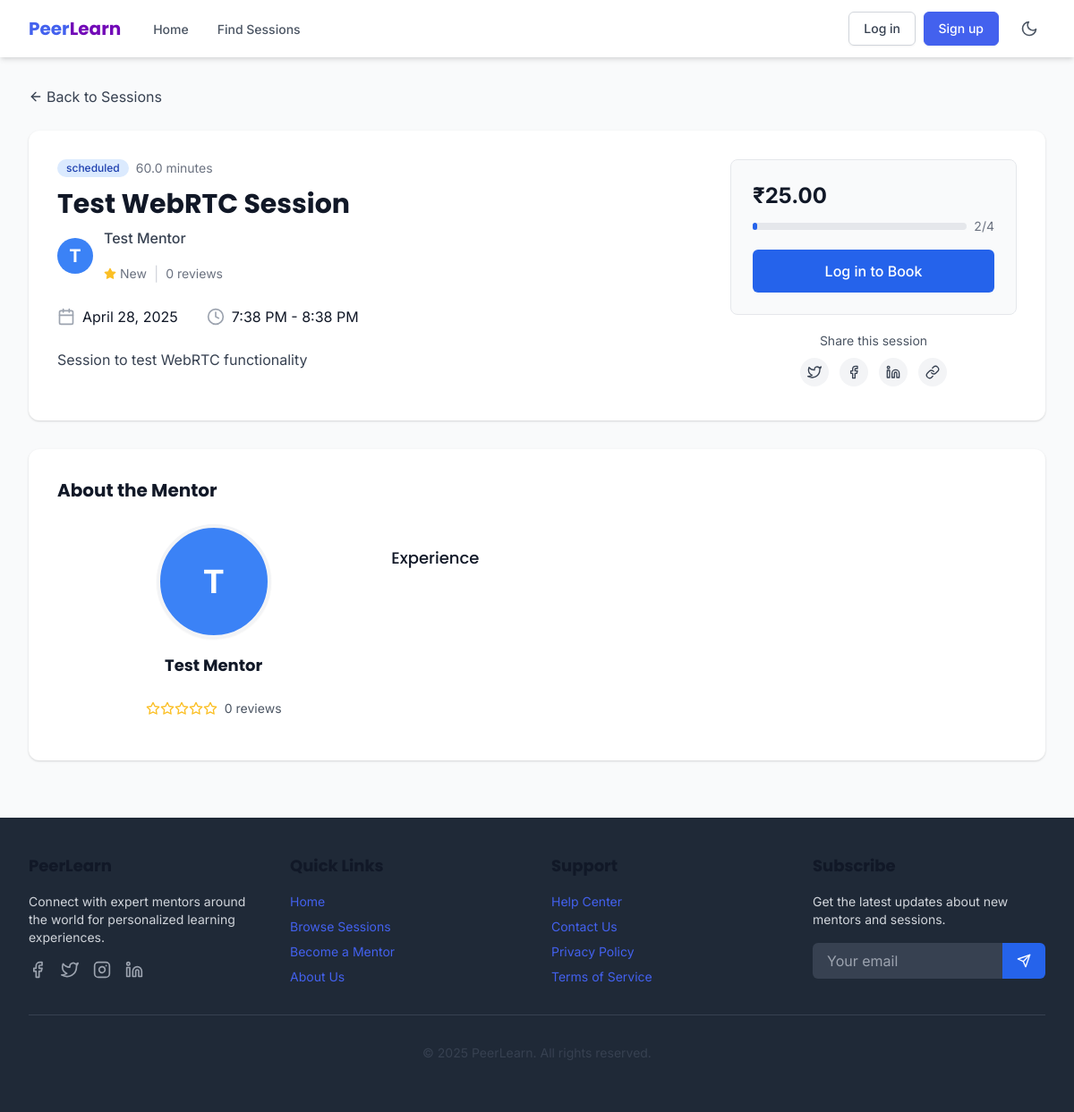
/sessions/4/, run on an earlier commit of the app's database.
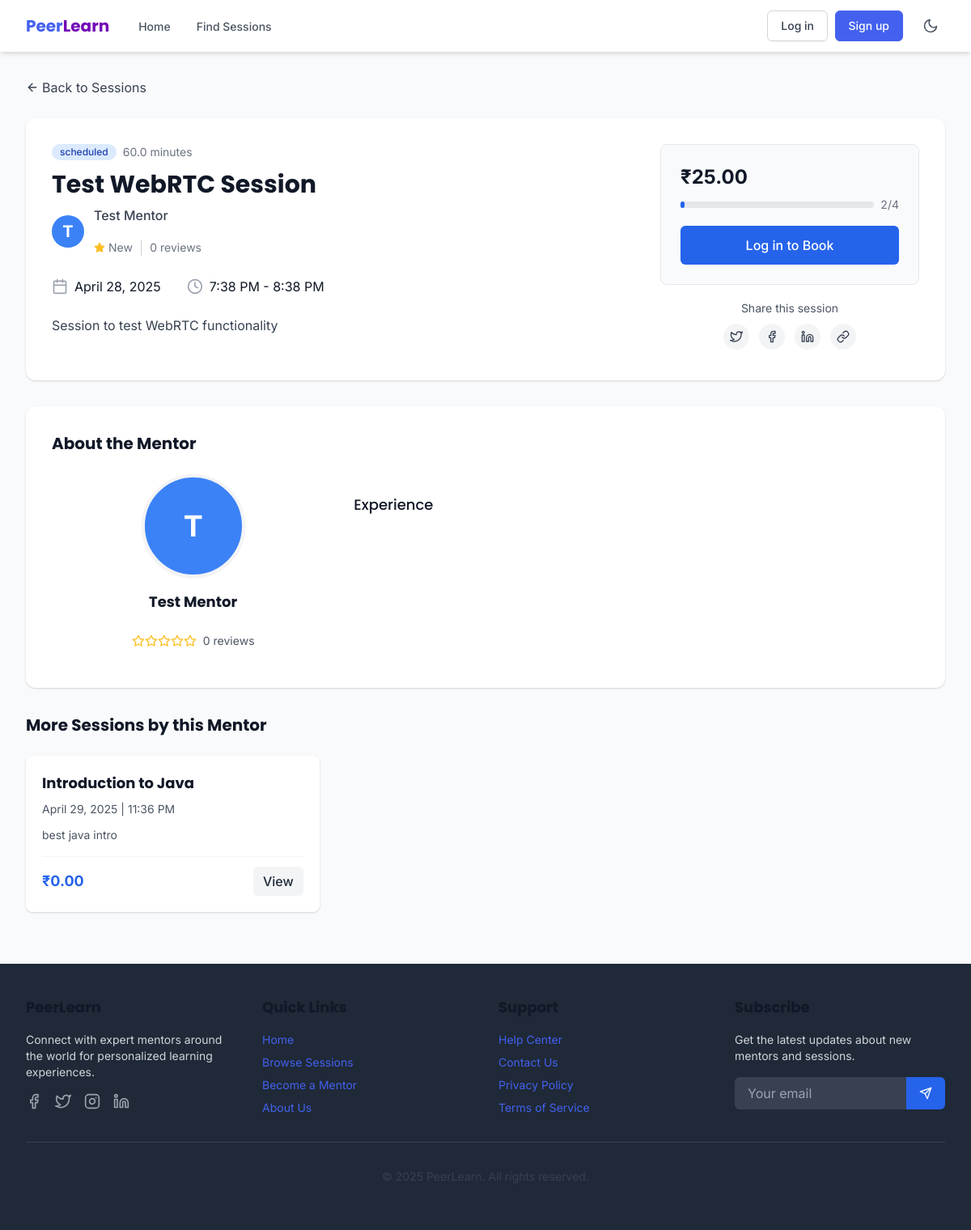
And on a later commit of the database.
### learning_sessions/models.py (models this page shows, shortened)
class Session(models.Model):
    STATUS_CHOICES = (
        ('scheduled', _('Scheduled')),
        ('in_progress', _('In Progress')),
        ('completed', _('Completed')),
        ('cancelled', _('Cancelled')),
    )
    mentor = models.ForeignKey(MentorProfile, on_delete=models.CASCADE, related_name='sessions')
    title = models.CharField(_('title'), max_length=255)
    description = models.TextField(_('description'))
    topics_to_cover = models.TextField(_('topics to cover'), blank=True, help_text=_("List of topics that will be covered in this session"))
    start_time = models.DateTimeField(_('start time'))
    end_time = models.DateTimeField(_('end time'))
    price = models.DecimalField(_('price'), max_digits=10, decimal_places=2)
    max_participants = models.PositiveIntegerField(_('maximum participants'), default=1)
    current_participants = models.PositiveIntegerField(_('current participants'), default=0)
    status = models.CharField(_('status'), max_length=20, choices=STATUS_CHOICES, default='scheduled')
    tags = models.CharField(_('tags'), max_length=255, blank=True, help_text=_("Comma-separated tags"))
    thumbnail = models.ImageField(_('thumbnail'), upload_to='session_thumbnails/', blank=True, null=True)
    created_at = models.DateTimeField(auto_now_add=True)
    updated_at = models.DateTimeField(auto_now=True)
    class Meta:
        ordering = ['start_time']
        indexes = [
            models.Index(fields=['start_time']),
            models.Index(fields=['status']),
        ]
    @property
    def duration_minutes(self):
        delta = self.end_time - self.start_time
        return delta.total_seconds() / 60

### learning_sessions/views.py (the view)
# urls.py: path('<int:session_id>/', views.session_detail, name='session_detail'),
def session_detail(request, session_id):
    session = get_object_or_404(Session, id=session_id, mentor__is_approved=True)
    user_booking = None
    if request.user.is_authenticated:
        try:
            user_booking = Booking.objects.get(session=session, learner=request.user)
        except Booking.DoesNotExist:
            pass
    try:
        if request.user.is_authenticated and request.user.role == 'learner':
            from .ml_recommendations import get_content_based_recommendations
            related_sessions = get_content_based_recommendations(request.user, limit=3)
            related_sessions = [s for s in related_sessions if s.id != session.id][:3]
        else:
            raise Exception("User not authenticated as learner, using fallback")
    except Exception as e:
        print(f"Session detail recommendation error: {str(e)}")
        related_sessions = Session.objects.filter(
            tags__icontains=session.tags.split(',')[0] if session.tags else '',
            start_time__gt=timezone.now(),
            mentor__is_approved=True
        ).exclude(id=session.id).order_by('start_time')[:3]
    is_mentor = request.user.is_authenticated and request.user.role == 'mentor' and session.mentor.user == request.user
    is_booked = user_booking is not None
    context = {
        'session': session,
        'user_booking': user_booking,
        'is_booked': is_booked,
        'is_mentor': is_mentor,
        'related_sessions': related_sessions,
        'booking_form': BookingForm(),
        'now': timezone.now(),  # Pass current time for countdown
    }
    return render(request, 'sessions/session_detail.html', context)

### learning_sessions/forms.py
class BookingForm(forms.ModelForm):
    coupon_code = forms.CharField(
        required=False,
        widget=forms.TextInput(attrs={
            'class': 'w-full px-4 py-2 rounded-lg border border-gray-300',
            'placeholder': _('Coupon Code')
        })
    )
    class Meta:
        model = Booking
        fields = []  # No fields from model needed, session and learner will be set in view

### users/models.py (called while the page is built)
    def get_full_name(self):
        return f"{self.first_name} {self.last_name}".strip() or self.email

### templates/sessions/session_detail.html (shortened to what the changed rows need)
{% extends 'base.html' %}
{% load i18n %}
{% load static %}
{% block content %}
<div class="bg-gray-50 min-h-screen py-8">
    <div class="max-w-7xl mx-auto px-4 sm:px-6 lg:px-8">
        <div class="bg-white shadow rounded-xl overflow-hidden mb-8">
            <div class="p-6 md:p-8">
                <div class="flex flex-col md:flex-row md:items-start md:justify-between">
                    <div class="flex-grow mb-6 md:mb-0 md:mr-8">
                        <h1 class="text-2xl md:text-3xl font-bold text-gray-900 mb-2">{{ session.title }}</h1>
                    </div>
                </div>
            </div>
        </div>
        <div class="bg-white shadow rounded-xl overflow-hidden mb-8">
            <div class="p-6 md:p-8">
                <h2 class="text-xl font-bold mb-6">{% trans "About the Mentor" %}</h2>
                <div class="flex flex-col md:flex-row">
                    <div class="md:w-1/3 mb-6 md:mb-0 md:mr-6">
                        <div class="flex flex-col items-center">
                            <div class="flex items-center mb-4">
                                <div class="flex items-center text-yellow-400">
                                    {% for i in "12345" %}
                                        {% if forloop.counter <= session.mentor.average_rating|default:0 %}
                                            <i data-feather="star" class="h-4 w-4 fill-current"></i>
                                        {% else %}
                                            <i data-feather="star" class="h-4 w-4"></i>
                                        {% endif %}
                                    {% endfor %}
                                </div>
                            </div>
                        </div>
                    </div>
                </div>
            </div>
        </div>
        {% if related_sessions %}
            <div class="mb-8">
                <h2 class="text-xl font-bold mb-6">{% trans "More Sessions by this Mentor" %}</h2>
                <div class="grid grid-cols-1 md:grid-cols-3 gap-6">
                    {% for related_session in related_sessions %}
                        <div class="bg-white shadow rounded-lg overflow-hidden transition duration-200 transform hover:translate-y-[-4px] hover:shadow-md">
                            <div class="p-5">
                                <h3 class="text-lg font-bold mb-2">{{ related_session.title }}</h3>
                                <p class="text-sm text-gray-600 mb-3">{{ related_session.start_time|date:"F j, Y" }} | {{ related_session.start_time|date:"g:i A" }}</p>
                                <p class="text-gray-600 text-sm mb-4 line-clamp-2">{{ related_session.description }}</p>
                                <div class="flex justify-between items-center pt-3 border-t border-gray-100">
                                    <div class="text-lg font-bold text-blue-600">₹{{ related_session.price }}</div>
                                    <a href="{% url 'session_detail' session_id=related_session.id %}" class="px-3 py-1.5 bg-gray-100 text-gray-800 font-medium rounded-md hover:bg-gray-200 transition">
                                        {% trans "View" %}
                                    </a>
                                </div>
                            </div>
                        </div>
                    {% endfor %}
                </div>
            </div>
        {% endif %}
    </div>
</div>
{% endblock %}

What changed in the data, as far as the page shows it:
added Session: title "Introduction to Java", start_time "April 29, 2025", start_time "11:36 PM", description "best java intro", price "0.00"
Also different on the page:
text now shown: "More Sessions by this Mentor"
